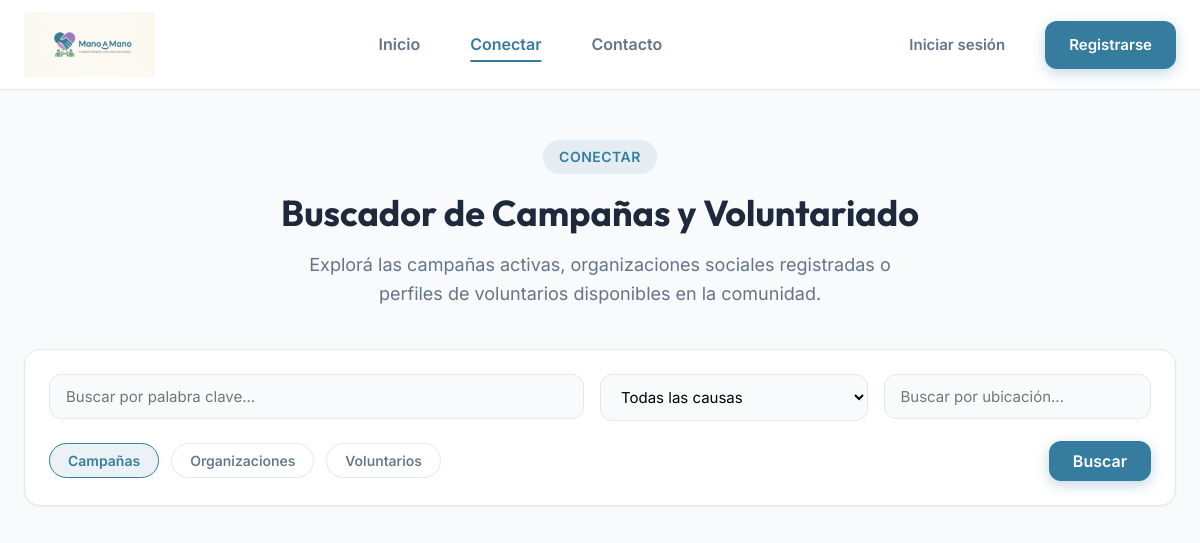
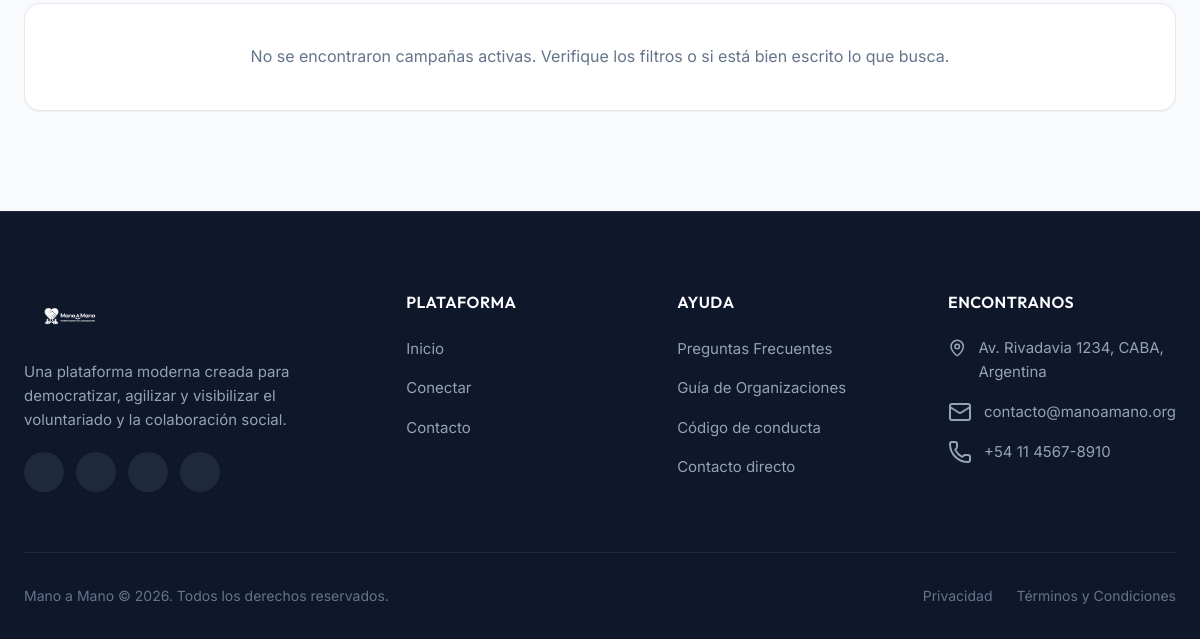
/public/conectar, run on an earlier commit of the app's database (2 pictures, top to bottom).
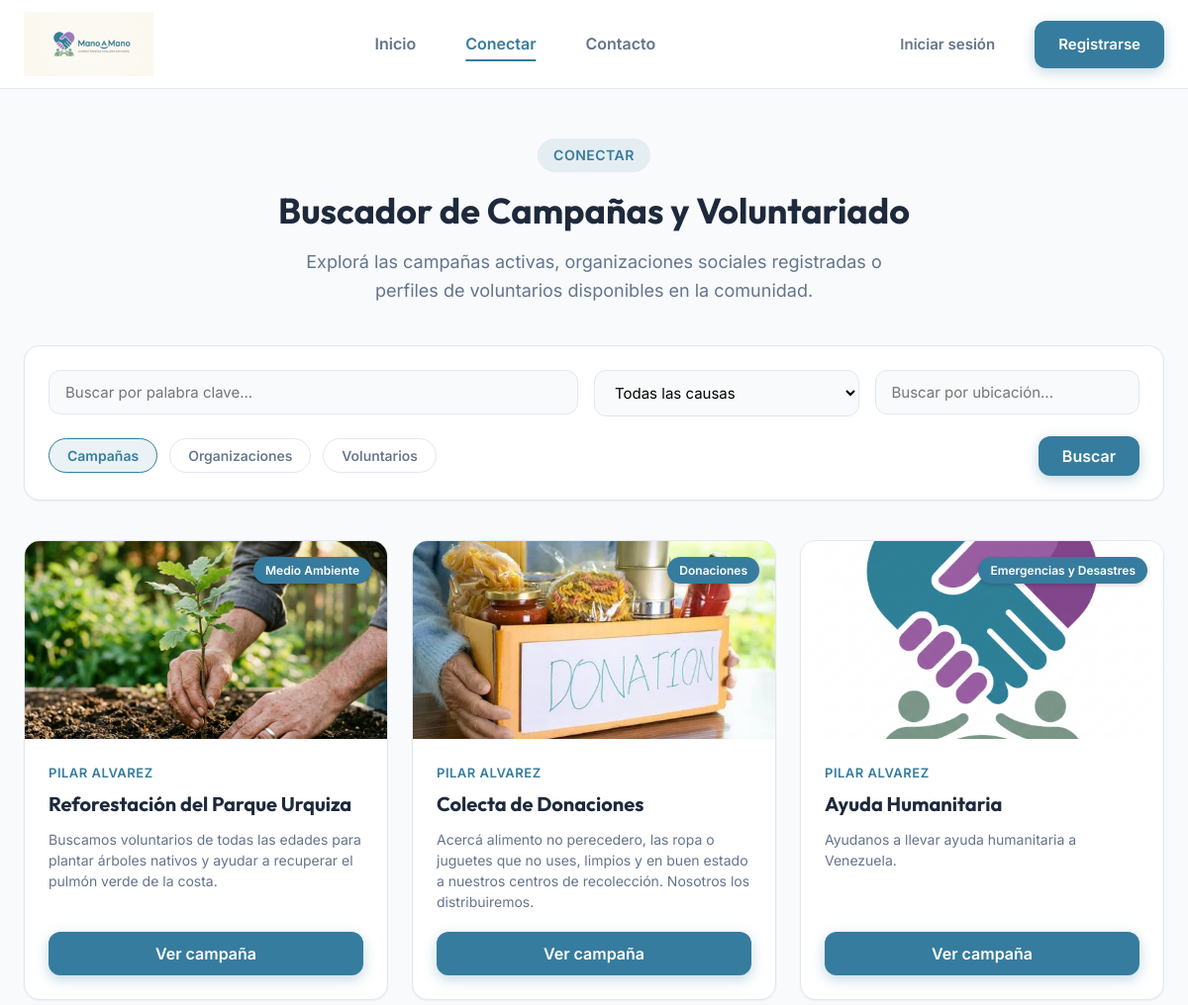
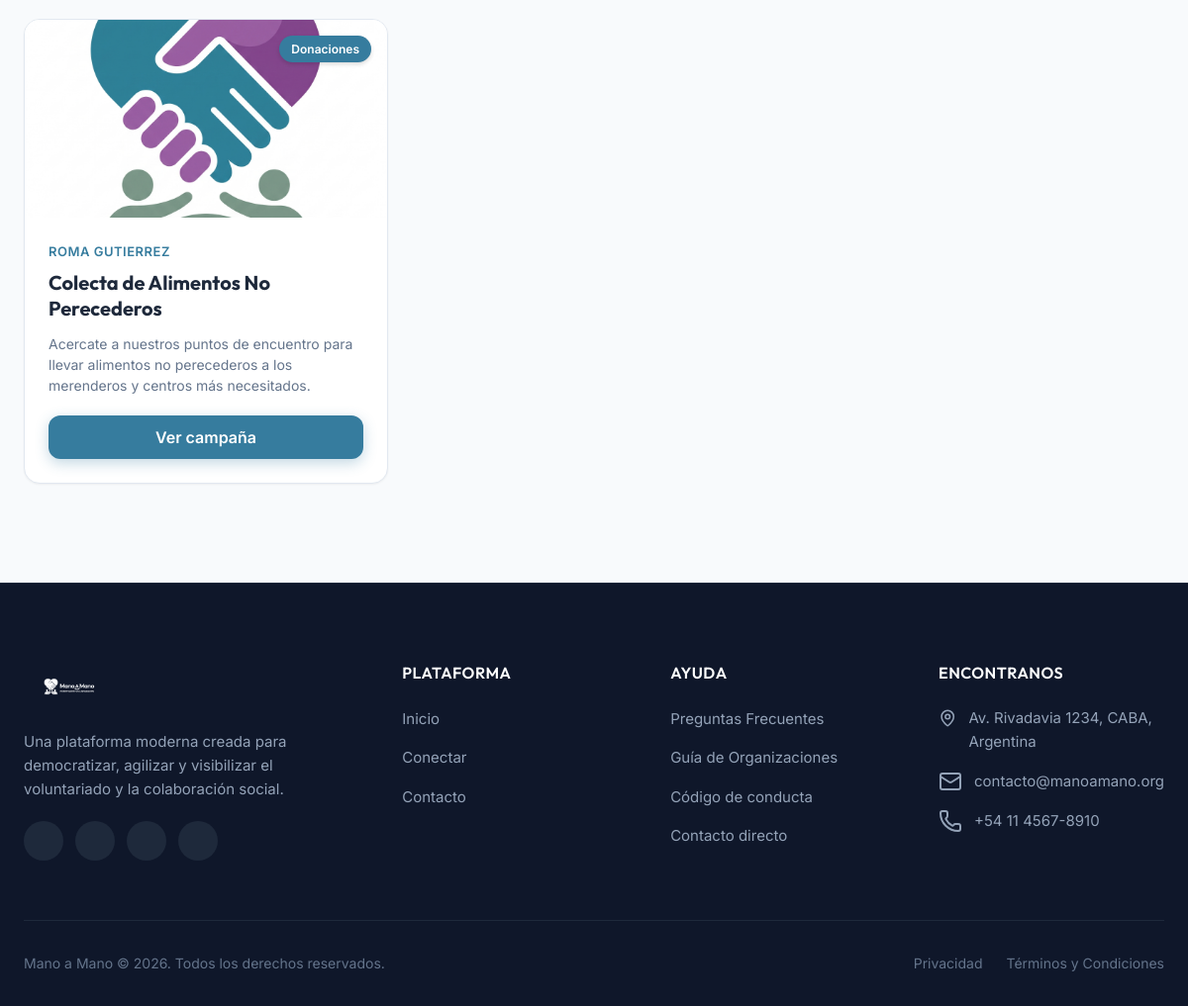
And on a later commit of the database (2 pictures, top to bottom).
### tables this page shows
CREATE TABLE `campanias` (
  `id` int(11) NOT NULL,
  `usuario_id` int(11) NOT NULL,
  `tipo_id` int(11) NOT NULL,
  `titulo` varchar(100) NOT NULL,
  `descripcion` text DEFAULT NULL,
  `fecha_creacion` timestamp NOT NULL DEFAULT current_timestamp(),
  `fecha_finalizacion` date NOT NULL,
  `info_adicional` text DEFAULT NULL,
  `ubicacion` varchar(60) NOT NULL,
  `fecha_inicio` date NOT NULL
);

### app/core/Controlador.php (called while the page is built, shortened)
<?php
class Controlador {
    protected function cargarModelo (string $modelo) : mixed{
        return new $modelo;
    }
    protected function cargarVista(string $rutaVista, array $datos = [], ?string $titulo = "Mano a Mano") : void {
        require "../app/views/layout.php";
    }
}
?>

### app/controllers/conectarCtrl.php (called while the page is built, shortened)
<?php
class conectarCtrl extends Controlador {
    public function index() : void {
        $modeloCampania = $this->cargarModelo('Campania');
        $modeloVoluntario = $this->cargarModelo('Voluntario');
        $modeloOrganizacion = $this->cargarModelo('Organizacion');
        $filtros = [
            'q' => $_GET['q'] ?? '',
            'category' => $_GET['category'] ?? '',
            'location' => $_GET['location'] ?? ''
        ];
        $campanias = $modeloCampania->obtenerCampanias( $filtros );
        $voluntarios = $modeloVoluntario->obtenerVoluntarios( $filtros );
        $organizaciones = $modeloOrganizacion->obtenerOrganizaciones( $filtros );
        $causas = $modeloCampania->obtenerCausas();
        $oficios = $modeloVoluntario->obtenerOficios();
        $datos = ['cssPropio' => 'conectar.css',
                  'jsPropio' => 'conectar.js',
                  'campanias' => $campanias ?? [],
                  'voluntarios' => $voluntarios ?? [],
                  'organizaciones' => $organizaciones ?? [],
                  'causas' => $causas ?? [],
                  'oficios' => $oficios ?? []];
        $this->cargarVista('conectar', $datos, 'Conectar - Mano a Mano');
    }
}
?>

### app/core/App.php (called while the page is built, shortened)
<?php
class App {
    protected $metodo = 'index';
    protected $params = [];
    public function __construct() {
        $urlPartes = $this->parseUrl();
        require_once '../app/rutas.php';
        if (isset($urlPartes[0])) {
            $ruta = $urlPartes[0];
        }
        if (isset($rutas[$ruta])) {
            $this->metodo = $rutas[$ruta]['metodo'];
            $this->params = array_slice($urlPartes, 2);
        } else {
            echo "404 - Ruta no encontrada";
            return;
        }
        $this->controlador = new $this->controlador;
        call_user_func_array([$this->controlador, $this->metodo], $this->params);
    }
    private function parseUrl() : array {
        if (isset($_GET['url'])) {
            return explode('/', filter_var(rtrim($_GET['url'], '/'), FILTER_SANITIZE_URL));
        }
        return [''];
    }
}
?>

### public/index.php (called while the page is built, shortened)
<?php
    require_once "../app/core/BaseDatos.php";
    require_once "../app/core/Controlador.php";
    require_once "../app/core/App.php";
    $app = new App();
?>

### app/core/BaseDatos.php (called while the page is built, shortened)
<?php
class BaseDatos {
    private $host = BD_HOST;
    private $usuario = BD_USUARIO;
    private $clave = BD_CLAVE;
    private $nombre = BD_NOMBRE;
    private $puerto = BD_PUERTO;
    private $dbh;
    private $stmt;
    public function __construct() {
        $dsn = 'mysql:host=' . $this->host . ';dbname=' . $this->nombre . ';port=' . $this->puerto;
        $options = [
            PDO::ATTR_PERSISTENT => true,
            PDO::ATTR_ERRMODE => PDO::ERRMODE_EXCEPTION
        ];
        try {
            $this->dbh = new PDO($dsn, $this->usuario, $this->clave, $options);
        } catch (PDOException $e) {
            $this->error = $e->getMessage();
            echo $this->error;
        }
    }
    public function consulta (string $sql) :void {
        $this->stmt = $this->dbh->prepare($sql);
    }
    public function asignar(string|int $param, mixed $valor) :void {
        if(is_null($valor)) {
            $this->stmt->bindValue($param, null, PDO::PARAM_NULL);
        }else{
            switch(gettype($valor)){
                case 'integer':
                    $this->stmt->bindValue($param, $valor, PDO::PARAM_INT);
                    break;
            }
        }
    }
    public function ejecutar() :bool {
        return $this->stmt->execute();
    }
    public function resultados() :array {
        $this->ejecutar();
        return $this->stmt->fetchAll(PDO::FETCH_ASSOC);
    }
}
?>

### app/models/Campania.php (called while the page is built, shortened)
<?php
class Campania {
    private $bd;
    public function __construct() {
        $this->bd = new BaseDatos();
    }
    public function obtenerCampanias ( array $filtros = [] ) :array {
        $condicionesOrgs = [];
        $condicionesVol = [];
        $parametros = [];
        $whereOrgs = !empty($condicionesOrgs) ? " AND " . implode(" AND ", $condicionesOrgs) : "";
        $whereVol = !empty($condicionesVol) ? " AND " . implode(" AND ", $condicionesVol) : "";
        $consultaOrgs = "SELECT c.id, c.usuario_id, u.nombre, u.img_perfil, t.tipo, c.titulo, c.descripcion, c.fecha_inicio, c.fecha_finalizacion, c.ubicacion, c.info_adicional
                        FROM campanias c
                            JOIN usuarios u ON c.usuario_id = u.id
                            JOIN tipos_campanias t ON t.id = c.tipo_id
                            JOIN organizaciones o ON u.id = o.usuario_id
                        WHERE 1=1 " . $whereOrgs;
        $consultaVol = "SELECT c.id, c.usuario_id, CONCAT(u.nombre, ' ', v.apellido) as 'nombre', u.img_perfil, t.tipo, c.titulo, c.descripcion, c.fecha_inicio, c.fecha_finalizacion, c.ubicacion, c.info_adicional
                        FROM campanias c
                            JOIN usuarios u ON c.usuario_id = u.id
                            JOIN tipos_campanias t ON t.id = c.tipo_id
                            JOIN voluntarios v ON u.id = v.usuario_id
                        WHERE 1=1 " . $whereVol;
        $this->bd->consulta($consultaOrgs);
        $this->bd->ejecutar();
        $campaniasOrgs = $this->bd->resultados();
        $this->bd->consulta($consultaVol);
        $this->bd->ejecutar();
        $campaniasVol = $this->bd->resultados();
        $todasLasCampanias = array_merge($campaniasOrgs, $campaniasVol);
        $campaniasMapeadas = [];
        foreach ($todasLasCampanias as $camp) {
            $idCamp = (int)$camp['id'];
            $causes = $this->obtenerCausasDeCampania($idCamp);
            $images = $this->obtenerArchivosDeCampania($idCamp);
            $campaniasMapeadas[] = [
                'id' => $idCamp,
                'nombre' => $camp['nombre'],
                'usuario_id' => (int)$camp['usuario_id'],
                'usuario_nombre' => $camp['nombre'],
                'usuario_img_perfil' => $camp['img_perfil'],
                'tipo' => strtolower($camp['tipo']) === 'convocatoria' ? 'convocatoria' : 'informativa',
                'titulo' => $camp['titulo'],
                'descripcion' => $camp['descripcion'],
                'fecha_inicio' => $camp['fecha_inicio'],
                'fecha_finalizacion' => $camp['fecha_finalizacion'],
                'ubicacion' => $camp['ubicacion'],
                'info_adicional' => $camp['info_adicional'],
                'category' => !empty($causes) ? $causes[0] : '',
                'causes' => $causes,
                'imagen' => !empty($images) ? $images[0] : '',
                'images' => $images
            ];
        }
        return $campaniasMapeadas;
    }
    public function obtenerCausas () :array {
        $consulta = "SELECT causa FROM `causas`;";
        $this->bd->consulta($consulta);
        $this->bd->ejecutar();
        return $this->bd->resultados();
    }
    public function obtenerCausasDeCampania ( int $idCampania ) : array {
        $consulta = "SELECT c.causa FROM campanias_causas cc
                        JOIN causas c ON c.id = cc.causa_id
                        WHERE cc.campania_id = :camp_id;";
        $this->bd->consulta($consulta);
        $this->bd->asignar(":camp_id", $idCampania);
        $this->bd->ejecutar();
        $resultados = $this->bd->resultados();
        return array_column($resultados, 'causa');
    }
    public function obtenerArchivosDeCampania(int $idCampania) : array {
        $consulta = "SELECT referencia FROM archivos
                        WHERE campania_id = :camp_id AND tipo = 'imagen';";
        $this->bd->consulta($consulta);
        $this->bd->asignar(":camp_id", $idCampania);
        $this->bd->ejecutar();
        $resultados = $this->bd->resultados();
        return array_column($resultados, 'referencia');
    }
}
?>

### app/views/conectar.php (the view, shortened to what the rows shown need)
<section class="section" style="padding-top: 140px; min-height: calc(100vh - 90px); display: flex; align-items: center;">
  <div class="container">
    <div class="section-header" style="margin-bottom: 40px;">
      <h1 class="section-title">Buscador de Campañas y Voluntariado</h1>
    </div>
    <div id="campaigns-section" class="search-section">
      <?php if (empty($campanias)): ?>
        <div style="text-align: center; padding: 40px; background-color: var(--color-surface); border: 1px solid var(--color-border); border-radius: var(--radius-lg); color: var(--color-text-secondary); box-shadow: var(--shadow-sm);">
          No se encontraron campañas activas. Verifique los filtros o si está bien escrito lo que busca.
        </div>
      <?php else: ?>
        <div class="camps-carousel" id="campaigns-container">
          <?php foreach ($campanias as $camp): ?>
            <article class="camp-card">
              <div class="camp-img-wrapper">
                <img src="<?= !empty($camp['imagen']) ? BASE_URL . $camp['imagen'] : BASE_URL . 'img/img_generica.png' ?>" alt="<?= htmlspecialchars($camp['titulo']) ?>" class="camp-img">
                <?php if (!empty($camp['category'])): ?>
                  <span class="camp-cat-badge"><?= htmlspecialchars($camp['category']) ?></span>
                <?php endif; ?>
              </div>
              <div class="camp-content">
                <span class="camp-org"><?= htmlspecialchars($camp['usuario_nombre']) ?></span>
                <h3 class="camp-title"><?= htmlspecialchars($camp['titulo']) ?></h3>
                <p class="camp-desc"><?= htmlspecialchars($camp['descripcion']) ?></p>
                <button class="btn btn-primary" onclick="openCampaignDetails(<?= $camp['id'] ?>)">Ver campaña</button>
              </div>
            </article>
          <?php endforeach; ?>
        </div>
      <?php endif; ?>
    </div>
  </div>
</section>

What changed in the data, as far as the page shows it:
added campanias: shows a picture, category "Medio Ambiente", usuario_nombre "PILAR ALVAREZ", titulo "Reforestación del Parque Urquiza", descripcion "Buscamos voluntarios de todas las edades para plantar árboles nativos y ayudar a recuperar el pulmón verde de la costa."
added campanias: shows a picture, category "Donaciones", usuario_nombre "PILAR ALVAREZ", titulo "Colecta de Donaciones", descripcion "Acercá alimento no perecedero, las ropa o juguetes que no uses, limpios y en buen estado a nuestros centros de recolección. Nosotros los distribuiremos."
added campanias: category "Emergencias y Desastres", usuario_nombre "PILAR ALVAREZ", titulo "Ayuda Humanitaria", descripcion "Ayudanos a llevar ayuda humanitaria a Venezuela."
added campanias: category "Donaciones", usuario_nombre "ROMA GUTIERREZ", titulo "Colecta de Alimentos No Perecederos", descripcion "Acercate a nuestros puntos de encuentro para llevar alimentos no perecederos a los merenderos y centros más necesitados."
Also different on the page:
text no longer shown: "No se encontraron campañas activas. Verifique los filtros o si está bien escrito lo que busca."
